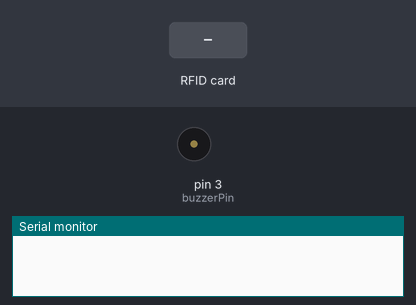
Bench run of a sketch on a simulated Arduino Uno, built with avr-gcc and run on an emulated ATmega328P. Parts: buzzer (waves = sounding), the last lines printed to the serial monitor. The test bench sets the inputs (shaded band).

Above: at 1.2 s.
1.3 s: RFID card 70 59 FD 73 held to the reader
At 1.55 s:
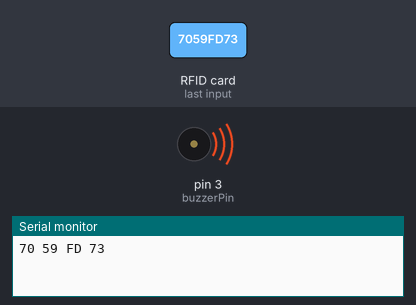
3.3 s: RFID card 5E 7A 19 C4 held to the reader
At 5.5 s:
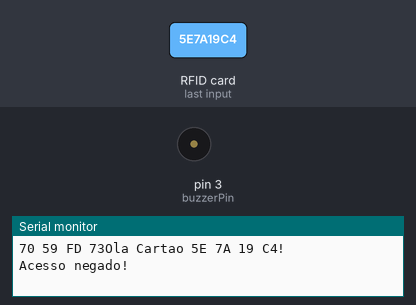
Timing chart, 0 to 7.0 s (numbered marks = the images above; inputs shaded):
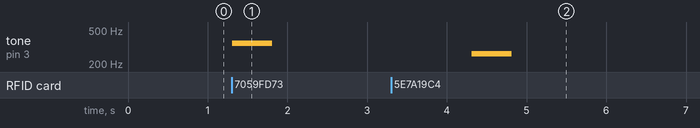

The sketch:

demo_ingresso_rapido.ino
```cpp
/**************************************************************************
*                           Demo da Ingresso Rápido
*
* Descrição: Leitor de RFID deve guardar informações do cliente. Na hora
* da consumação, ele lê e a fatura é aumentada em relação ao produto
* consumido.
*
* Hardware utilizado:
*   1. 1 Leitor RFID RS522 (https://playground.arduino.cc/Learning/MFRC522)
*   2. 2 Displays de 7 segmentos (https://playground.arduino.cc/Main/SevenSegmentLibrary)
*   3. 1 Buzzer com breakaway board (https://www.arduino.cc/en/Reference/Tone)
*
* Bibliotecas utilizadas:
*   1. SPI - Serial peripheral interface (https://www.arduino.cc/en/Reference/SPI)
*   2. ArduinoThread (https://github.com/ivanseidel/ArduinoThread)
*
* Ligação dos pinos da placa RFID:
*   SDA -> pino 10
*   SCK -> pino 13
*   MOSI -> pino 11
*   MISO -> pino 12
*   NC –> Não conectado
*   GND -> GND
*   RST -> pino 9
*   3V3 –> 3V3
*
*
*                           Autor: Victor Teodoro
*                           Área: Soluções Stone Co.
*                               Data: 02/09/17
****************************************************************************/

// Importa as bibliotecas do projeto
#include <Thread.h>
#include <ThreadController.h>
#include <MFRC522.h>
#include <SPI.h>

// Configura o leitor RFID
#define SS_PIN 10
#define RST_PIN 9
MFRC522 mfrc522(SS_PIN, RST_PIN);

// Define os pinos usados
const int buzzerPin = 3;

// Define as notas disponíveis
enum noteFrequencies {
  DO = 262,
  RE = 294,
  MI = 330,
  FA = 349,
  SOL = 392,
  LA = 432,
  SI = 495
};

void setup() {
  // Inicia a porta serial
  Serial.begin(9600);

  // Define a função dos pinos digitais
  pinMode(buzzerPin, OUTPUT);
  digitalWrite(buzzerPin, LOW);

  // Configura o RFID e avisa o usuário
  SPI.begin();    // Inicia  SPI bus
  mfrc522.PCD_Init(); // Inicia MFRC522
  //Serial.print("Aproxime o seu cartao do leitor...\n");
}

void loop()
{
  // Look for new cards
  if ( ! mfrc522.PICC_IsNewCardPresent())
  {
    return;
  }
  // Select one of the cards
  if ( ! mfrc522.PICC_ReadCardSerial())
  {
    return;
  }

  // Lê a tag e envia sua UID para a serial
  readRFIDTag();
}

void readRFIDTag(){
  //Mostra UID na serial
  //Serial.print("UID da tag :");
  String conteudo = "";
  byte letra;
  for (byte i = 0; i < mfrc522.uid.size; i++)
  {
     //Serial.print(mfrc522.uid.uidByte[i] < 0x10 ? " 0" : " ");
     //Serial.print(mfrc522.uid.uidByte[i], HEX);
     conteudo.concat(String(mfrc522.uid.uidByte[i] < 0x10 ? " 0" : " "));
     conteudo.concat(String(mfrc522.uid.uidByte[i], HEX));
  }
  conteudo.toUpperCase();
  if (conteudo.substring(1) == "70 59 FD 73") //UID 1 - Chaveiro
  {
    Serial.print(conteudo.substring(1));
    tone(buzzerPin, FA, 500);
    delay(3000);
  }

  else
  {
    Serial.println("Ola Cartao " + conteudo.substring(1) + "!");
    Serial.println("Acesso negado!");
    tone(buzzerPin, DO, 500);
    delay(3000);
  }
}
```

Measured:
- after the input at 1.3 s, tone on pin 3 (buzzerPin): silent → 349 Hz at once, → silent 0.50 s later
- after the input at 3.3 s, tone on pin 3 (buzzerPin): silent → 262 Hz after 1.0 s, → silent 0.50 s later
